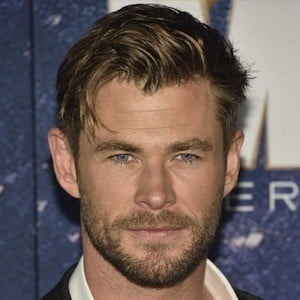
#> input picture thor.jpg, 300 x 300 px, found by its file name
$ python parte3.py
#> lines starting #> are read from the running program, lines starting #| are printed output that depends on the picture
import cv2
import numpy as np
from matplotlib import pyplot as plt

thor = cv2.imread("trabalho3/thor.jpg")
#> thor is the input picture: shape (300, 300, 3); mean B, G, R 90.3, 93.5, 107.6
thor = cv2.cvtColor(thor, cv2.COLOR_BGR2RGB)
loki = cv2.imread("trabalho3/loki.jpg")
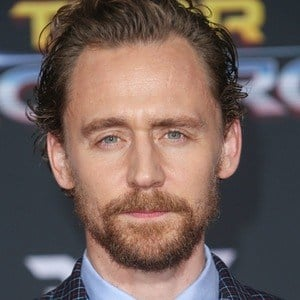
#> input picture loki.jpg, 300 x 300 px, found by its file name
#> loki is the input picture: shape (300, 300, 3); mean B, G, R 91.9, 97.4, 114.8
loki = cv2.cvtColor(loki, cv2.COLOR_BGR2RGB)

thoki = cv2.addWeighted(thor, 0.5, loki, 0.5, 0.0)
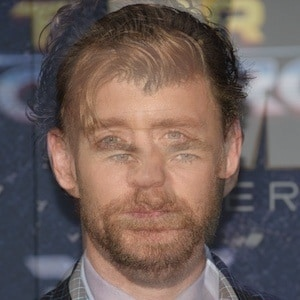
#> thoki: shape (300, 300, 3); mean R, G, B 111.2, 95.5, 91.1

plt.imshow(thoki), plt.xticks([]), plt.yticks([])

plt.show()
